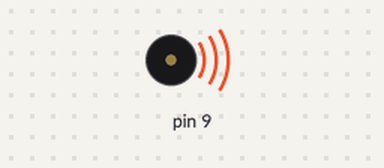
Recording of a sketch running on a simulated Arduino Uno, built with avr-gcc and run on an emulated ATmega328P. Shown: buzzer (waves = sounding).

Above: at 0.1 s.
At 19.3 s:
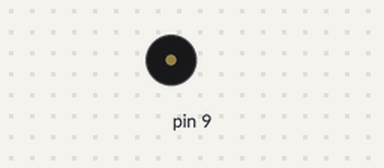
Timing chart, 0 to 20.8 s (numbered marks = the images above):
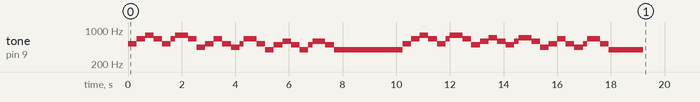

The sketch:

sketch_mar28a.ino
```cpp
void setup() {


  // put your setup code here, to run once:
pinMode (9, OUTPUT);

//Do mi sol mi do mi sol mi
// do re mi fa sol la si do re mi fa sol
// SOL  SOL SOL  SOL SOL SOL  SOL SOL
sonar();
}

void loop() {

}

void sonar(){

  for(int i = 0; i < 1; i++){

  float redonda = 4000*.32,
  blanca = 2000*.32,
  negra = 1000*.32,
  corchea = 500*.32,
  semiCorchea = 250*.32,
  fusa = 125*.32,
  semiFusa = 62*.32;

  float a = .32;

  double DO4=261.63,
  RE4=293.67,
  MI4=329.63,
  FA4=349.23,
  SOL4=392.00,
  LA4=440.00,
  SI4=493.88,
  DO5=523.25,
  RE5=587.33,
  MI5=659.26,
  FA5=698.46,
  SOL5=783.99,
  PAUS=30000; //pausa

 double notas[] = {DO5, MI5, SOL5, MI5,
 DO5, MI5, SOL5, MI5,
 LA4, DO5, MI5, DO5,
 LA4, DO5, MI5, DO5,
 SOL4, SI4, RE5, SI4,
 SOL4, SI4, RE5, SI4,
 SOL4, SOL4, SOL4, SOL4,
 SOL4, SOL4, SOL4, SOL4,
 DO5, MI5, SOL5, MI5,
 DO5, MI5, SOL5, MI5,
 SI4, RE5, FA5, RE5,
 SI4, RE5, FA5, RE5,
 LA4, DO5, MI5, DO5,
 LA4, DO5, MI5, DO5,
 SOL4, SOL4};
   float tiempos[] = {negra, negra, negra, negra,
  negra, corchea, (negra + corchea), negra,
  negra, negra, negra, negra,
  negra, corchea, (negra + corchea), negra,
  negra, negra, negra, negra,
  negra, corchea, (negra + corchea), negra,
  negra, negra, negra, negra,
  negra, corchea, (negra + corchea), negra,
  negra, negra, negra, negra,
  negra, corchea, (negra + corchea), negra,
  negra, negra, negra, negra,
  negra, corchea, (negra + corchea), negra,
  negra, negra, negra, negra,
  negra, corchea, (negra + corchea), negra,
  blanca, blanca};


  // put your main code here, to run repeatedly:

for(int i = 0; i < 58; i++){

  tone(9,notas[i],tiempos[i]);
  delay(tiempos[i]);

}


/*

  tone(9,DO5,negra);
  delay(a*negra);
  tone(9,MI5,negra);
  delay(a*negra);
  tone(9,SOL5,negra);
  delay(a*negra);
  tone(9,MI5,negra);
  delay(a*negra);


  tone(9,DO5,negra);
  delay(a*negra);
  tone(9,MI5,corchea);
  delay(a*corchea);
  tone(9,SOL5,(negra+corchea));
  delay((negra+corchea)*a);
  tone(9,MI5,negra);
  delay(a*negra);


  tone(9,LA4,negra);
  delay(a*negra);
  tone(9,DO5,negra);
  delay(a*negra);
  tone(9,MI5,negra);
  delay(a*negra);
  tone(9,DO5,300);
  delay(a*negra);


  tone(9,LA4,negra);
  delay(a*negra);
  tone(9,DO5,corchea);
  delay(a*corchea);
  tone(9,MI5,(negra+corchea));
  delay(a*(negra+corchea));
  tone(9,DO5,negra);
  delay(a*negra);

  tone(9,SOL4,negra);
  delay(a*negra);
  tone(9,SI4,negra);
  delay(a*negra);
  tone(9,RE5,negra);
  delay(a*negra);
  tone(9,SI4,negra);
  delay(a*negra);

  tone(9,SOL4,negra);
  delay(a*negra);
  tone(9,SI4,corchea);
  delay(a*corchea);
  tone(9,RE5,(negra+corchea));
  delay(a*(negra+corchea));
  tone(9,SI4,negra);
  delay(a*negra);

  tone(9,SOL4,negra);
  delay(negra*a);
  tone(9,SOL4,negra);
  delay(negra*a);
  tone(9,SOL4,negra);
  delay(negra*a);
  tone(9,SOL4,negra);
  delay(negra*a);

  tone(9,SOL4,negra);
  delay(negra*a);
  tone(9,SOL4,corchea);
  delay(corchea*a);
  tone(9,SOL4,(negra + corchea));
  delay((negra + corchea)*a);
  tone(9,SOL4,negra);
  delay(negra*a);


  tone(9,DO5,negra);
  delay(negra*a);
  tone(9,MI5,negra);
  delay(negra*a);
  tone(9,SOL5,negra);
  delay(negra*a);
  tone(9,MI5,negra);
  delay(negra*a);


  tone(9,DO5,negra);
  delay(negra*a);
  tone(9,MI5,corchea);
  delay(corchea*a);
  tone(9,SOL5,(negra + corchea));
  delay((negra + corchea)*a);
  tone(9,MI5,negra);
  delay(negra*a);


  tone(9,SI4,negra);
  delay(negra*a);
  tone(9,RE5,negra);
  delay(negra*a);
  tone(9,FA5,negra);
  delay(negra*a);
  tone(9,RE5,negra);
  delay(negra*a);


  tone(9,SI4,negra);
  delay(negra*a);
  tone(9,RE5,corchea);
  delay(corchea*a);
  tone(9,FA5,(negra + corchea));
  delay((negra + corchea)*a);
  tone(9,RE5,negra);
  delay(negra*a);


  tone(9,LA4,negra);
  delay(negra*a);
  tone(9,DO5,negra);
  delay(negra*a);
  tone(9,MI5,negra);
  delay(negra*a);
  tone(9,DO5,negra);
  delay(negra*a);


  tone(9,LA4,negra);
  delay(negra*a);
  tone(9,DO5,corchea);
  delay(corchea*a);
  tone(9,MI5,(negra + corchea));
  delay((negra + corchea)*a);
  tone(9,DO5,negra);
  delay(negra*a);


 tone(9,SOL4,blanca);
  delay(blanca*a);


 tone(9,SOL4,blanca);
  delay(blanca*a);
  */

  }


}
```
